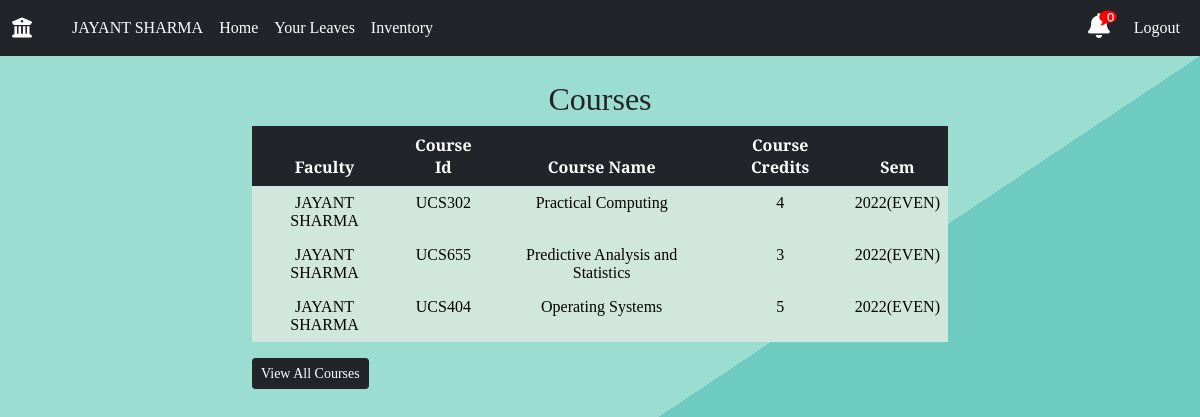
The app's page /dashboard/courses/ (signed in) with its own data.
### main/models.py (models this page shows, shortened)
class Staff(models.Model):
    user_obj = models.ForeignKey(User, on_delete=CASCADE, blank=False, null=False, default=None)
    name=models.CharField(max_length=100)
    mobile_number=models.IntegerField()
    email=models.EmailField()
    category=models.ForeignKey('Category',on_delete=CASCADE)
    designation=models.ForeignKey('Designation',on_delete=CASCADE)
    agency = models.ForeignKey('Agency',on_delete=CASCADE)
    room=models.ForeignKey('Room',blank=True,null=True,on_delete=SET_NULL,default=None)

class FacultyCourse(models.Model):
    faculty=models.ForeignKey('Staff',on_delete=CASCADE)
    course=models.ForeignKey('Course' ,on_delete=CASCADE)

class Course(models.Model):
    choice = [
    ('EVEN', 'even'),
    ('ODD', 'odd'),
]
    course_id=models.CharField(max_length=100,blank=False,default=None)
    course_name=models.CharField(max_length=200,blank=False,default=None)
    course_credit=models.CharField(max_length=5)
    course_year=models.IntegerField(default=2022)
    semester_type=models.CharField(max_length=20,choices=choice,default=None)

### main/views.py (the view)
# urls.py: path('dashboard/courses/',views.viewcourses,name='viewcourses'),
@login_required
def viewcourses(request):
	staff=Staff.objects.get(user_obj=request.user)
	notification_count=get_notifications(staff.id)
	courses=FacultyCourse.objects.filter(faculty=staff)
	current_date = datetime.datetime.now()
	year=int(current_date.strftime("%Y"))
	month=int(current_date.strftime("%m"))
	sem=""
	if int(month)<=6:
		sem="EVEN"
	else:
		sem="ODD"
	curr_courses=[]
	for course in courses:
		if course.course.course_year==year and course.course.semester_type==sem:
			curr_courses.append(course)
	context={
		'staff':staff,
		'courses':curr_courses,
		'notification_count':notification_count,
	}
	return render(request,'Timetable/viewcourses.html',context)

### main/views.py (called while the page is built)
def get_notifications(id):
	current_user=Staff.objects.get(id=id)
	designation=current_user.designation.designation
	notifications=[]
	if designation == 'Lab Technician':
		notification = Notification.objects.filter(notification_type='TECH',isActive=True).order_by('-time').all()
		notifications.extend(notification)
	receiver=str(current_user.id) +' '+current_user.name
	notification = Notification.objects.filter(reciever=receiver,isActive=True).order_by('-time').all()
	notifications.extend(notification)
	if designation == 'System Analyst' or designation == 'Lab Supervisor':
		notification=Notification.objects.filter(reciever='admin',isActive=True).order_by('-time').all()
		notifications.extend(notification)
	return len(notifications)

### templates/Timetable/viewcourses.html
{% extends 'base.html' %}
{% load static %}
{% block body %}
{% include 'navbar.html' with staff=staff notification_count=notification_count%}
<section class="sectionLogin">
  <br>
  <h2 style = "text-align: center;">Courses</h2>
<div class="container">
    <div class="courses-table">
        <table class="table1 table table-borderless table-dark table-hover" style = "text-align: center;">
            <thead>
              <tr>
                <th scope="col" >Faculty</th>
                <th scope="col" >Course Id</th>
                <th scope="col" >Course Name</th>
                <th scope="col" >Course Credits</th>
                <th scope="col" >Sem</th>
              </tr>
            </thead>
            <tbody>
              {% for course in courses %}
              <tr class="table-success" style = "text-align: center;">
                <td>{{course.faculty.name}}</td>
                <td>{{course.course.course_id}}</td>
                <td>{{course.course.course_name}}</td>
                <td>{{course.course.course_credit}}</td>
                <td>{{course.course.course_year}}({{course.course.semester_type}})</td>
              </tr>
              {% endfor %}
            </tbody>
          </table>
        </div>
        <a href="{% url 'main:viewallfacultycourses' id=staff.id %}" class="btn btn-dark btn-sm">View All Courses</a>
    </div>
    </section>
{% endblock body %}

### templates/navbar.html (shortened to what this page needs)
{% extends "base.html" %}
{% load static %}
{% block body %}
<nav class="navbar navbar-expand-md navbar-dark bg-dark">
  <div class="container-fluid">
    <div class="navbar-collapse collapse w-100 order-1 order-md-0 dual-collapse2">
      <ul class="navbar-nav me-auto">
        <li class="nav-item active navbar-brand">
          <a class="navbar-brand" href="{% url 'main:user_profile' %}" style="text-decoration: none;"><i class="fas fa-university"></i></a>
        </li>
        {% if user.is_authenticated %}
        <li class="nav-link nav-text navLink">
          <a href="{% url 'main:userProfileDetails' %}" style="text-decoration: none; color : white">{{ staff.name }} </a>
        </li>
        {% endif %}
        <li class="nav-item navLink">
          <a class="nav-link nav_text" href="{% url 'main:user_profile' %}" style="text-decoration: none; color : white">Home</a>
        </li>
        {% if user.is_authenticated %}
        <li class="nav-link nav_text navLink">
          <a href="{% url 'main:userLeaves' %}" style="text-decoration: none; color : white">Your Leaves</a>
        </li>
        <li class="nav-link nav_text navLink">
          <a href="{% url 'main:viewinventory' %}" style="text-decoration: none; color : white">Inventory</a>
        </li>
        {%endif%}
      </ul>
    </div>
    <div class="navbar-collapse collapse w-100 order-3 dual-collapse2">
      <ul class="navbar-nav ms-auto">
        {% if user.is_authenticated %}
        <li class="nav-item navbar-brand">
          <link href="https://maxcdn.bootstrapcdn.com/font-awesome/4.7.0/css/font-awesome.min.css" rel="stylesheet" />
          <a class="fas fa-bell" href="{% url 'main:notification' %}" style="text-decoration: none; color : white">
              <span class="fa fa-comment"></span>
              <span class="num">{{notification_count}}</span>
          </a>
        </li>
        <li class="nav-link nav_text navLink"><a href="{% url 'main:logout_request' id=staff.id%}" style="text-decoration: none; color : white">Logout</a></li>
        {% else %}
        <li class="nav-link nav_text navLink"><a href="{% url 'main:login' %}">Login</a></li>
        {%endif%}
      </ul>
    </div>
  </div>
</nav>
  {% endblock %}

### static/css/style.css (style rules this page uses)
html, body { font-family: "Bitter", serif; height: 100%; width: 100%; }
a { text-decoration: none; }
:root { --green-main-1: #6ecbc1; --green-main-2: #6cccc1; --green-main-3: #75d1c1; --green-main-4: #9cddd1; --green-main-5: #c7ebe5; --darkgreen-main-1: #1a6659; --darkgreen-main-2: #409583; --blue-button-main: #03658c; --green-button-main: #48c0a5; --tomato-main: #f05e57; --purple-main-1: #57428d; --purple-main-2: #5e497e; }
.sectionLogin { width: 100%; height: 100%; background-color: var(--green-main-4); background-image: linear-gradient( to bottom right, var(--green-main-4) 50%, var(--green-main-1) 50% ); }
@media (min-width: 1024px) { .container { width: 60%; } }

### templates/navbar.html (style rules this page uses)
a.fa-bell { position: relative; font-size: 1.25em; color: grey; cursor: pointer; }
span.fa-comment { position: absolute; font-size: 0.7em; top: -4px; color: red; right: -7px; }
span.num { position: absolute; font-size: 0.4em; top: -1px; color: #fff; right: -4px; }

### records on screen
Staff: name "JAYANT SHARMA"
FacultyCourse: faculty.name "JAYANT SHARMA", course.course_id "UCS302", course.course_name "Practical Computing", course.course_credit "4", course.course_year "2022", course.semester_type "EVEN"
FacultyCourse: faculty.name "JAYANT SHARMA", course.course_id "UCS655", course.course_name "Predictive Analysis and Statistics", course.course_credit "3", course.course_year "2022", course.semester_type "EVEN"
FacultyCourse: faculty.name "JAYANT SHARMA", course.course_id "UCS404", course.course_name "Operating Systems", course.course_credit "5", course.course_year "2022", course.semester_type "EVEN"

### other values on screen
{{ notification_count }} "0"
